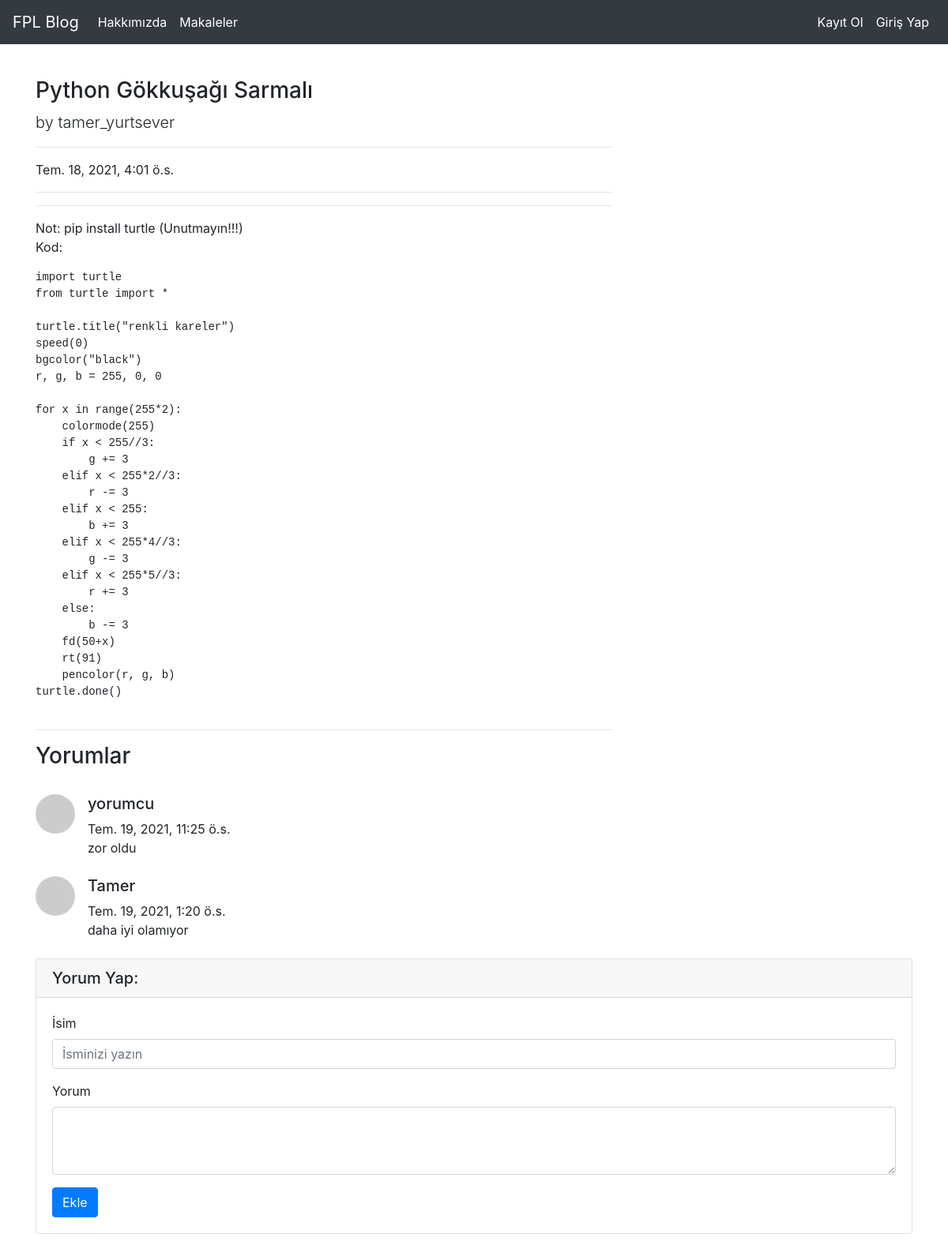
Page /articles/article/12 on the committed database.
### article/models.py (models this page shows, shortened)
class Article(models.Model):
    author = models.ForeignKey("auth.User",on_delete= models.CASCADE, verbose_name="Yazar")
    title = models.CharField(max_length=50, verbose_name="Başlık")
    content = RichTextField()
    created_date = models.DateTimeField(auto_now_add=True,verbose_name="Oluşturulma Tarihi")
    article_image = models.FileField(blank=True, null=True, verbose_name="Makaleye Görsel Ekleyin")
    class Meta():
        ordering = ['-created_date']

class Comment(models.Model):
    article = models.ForeignKey(Article,on_delete = models.CASCADE,verbose_name = "Makale",related_name="comments")
    comment_author = models.CharField(max_length = 50,verbose_name = "İsim")
    comment_content = models.CharField(max_length = 200,verbose_name = "Yorum")
    comment_date = models.DateTimeField(auto_now_add=True)
    class Meta():
        ordering = ['-comment_date']

### article/views.py (the view)
# urls.py: path('article/<int:id>', views.detail, name="detail"),
def detail(request,id):
    article = get_object_or_404(Article, id = id)
    comments = article.comments.all()
    return render(request, "detail.html", {"article":article, "comments": comments})

### templates/detail.html (shortened to what this page needs)
{% extends "layout.html" %}
{% block body %}
<div class="row">
    <div class="col-lg-8">
      <h3 class="mt-4">{{article.title}}</h3>
      <p class="lead">
        by {{article.author.username}}
      </p>
      <hr>
      <p>{{article.created_date}}</p>
      <hr>
      <hr>
      <p class="lead">
      {{article.content|safe}}
      </p>
      <hr>
    </div>
  </div>
  {% if comments %}
  <h3>Yorumlar</h3>
  <br>
  {% for comment in comments %}
  <div class="media mb-4">
    <img class="d-flex mr-3 rounded-circle" src="http://placehold.it/50x50" alt="">
    <div class="media-body">
      <h5 class="mt-0">{{comment.comment_author}}</h5>
      {{comment.comment_date}}
      <br>
      {{comment.comment_content}}
    </div>
  </div>
  {% endfor %}
  {% else %}
  <div class="alert alert-info">
  Bu makaleye henüz herhangi bir yorum eklenmedi, ilk yorumu yapan sen ol!
  </div>
  {% endif %}
  <div class="card my-4">
    <h5 class="card-header">Yorum Yap:</h5>
    <div class="card-body">
      <form method="post" action="{% url 'article:comment' article.id %}">
        <div class="form-group">
          <label for="formGroupExampleInput">İsim</label>
          <input name="comment_author" type="text" class="form-control" id="formGroupExampleInput" placeholder="İsminizi yazın">
        </div>
        <div class="form-group">
          <label for="formGroupExampleInput">Yorum</label>
          <textarea name="comment_content" class="form-control" rows="3"></textarea>
        </div>
        <button type="submit" class="btn btn-primary">Ekle</button>
      </form>
    </div>
  </div>
{% endblock body %}

### rows in the picture
Article: title "Python Gökkuşağı Sarmalı", author.username "tamer_yurtsever", created_date "Tem. 18, 2021, 4:01 ö.s.", content "Not: pip install turtle (Unutmayın!!!) Kod: import turtle from turtle import * turtle.title(\"renkli kareler\") speed(0) bgcolor(\"black\") r, g, b = 255, 0, 0 for x in range(255*2): colormode(255) if x < 255//3: g += 3 elif x < 255*2//3: r -= 3 elif x < 255: b += 3 elif x < 255*4//3: g -= 3 elif x < 255*5//3: r += 3 else: b -= 3 fd(50+x) rt(91) pencolor(r, g, b) turtle.done()"
Comment: comment_author "yorumcu", comment_date "Tem. 19, 2021, 11:25 ö.s.", comment_content "zor oldu"
Comment: comment_author "Tamer", comment_date "Tem. 19, 2021, 1:20 ö.s.", comment_content "daha iyi olamıyor"
